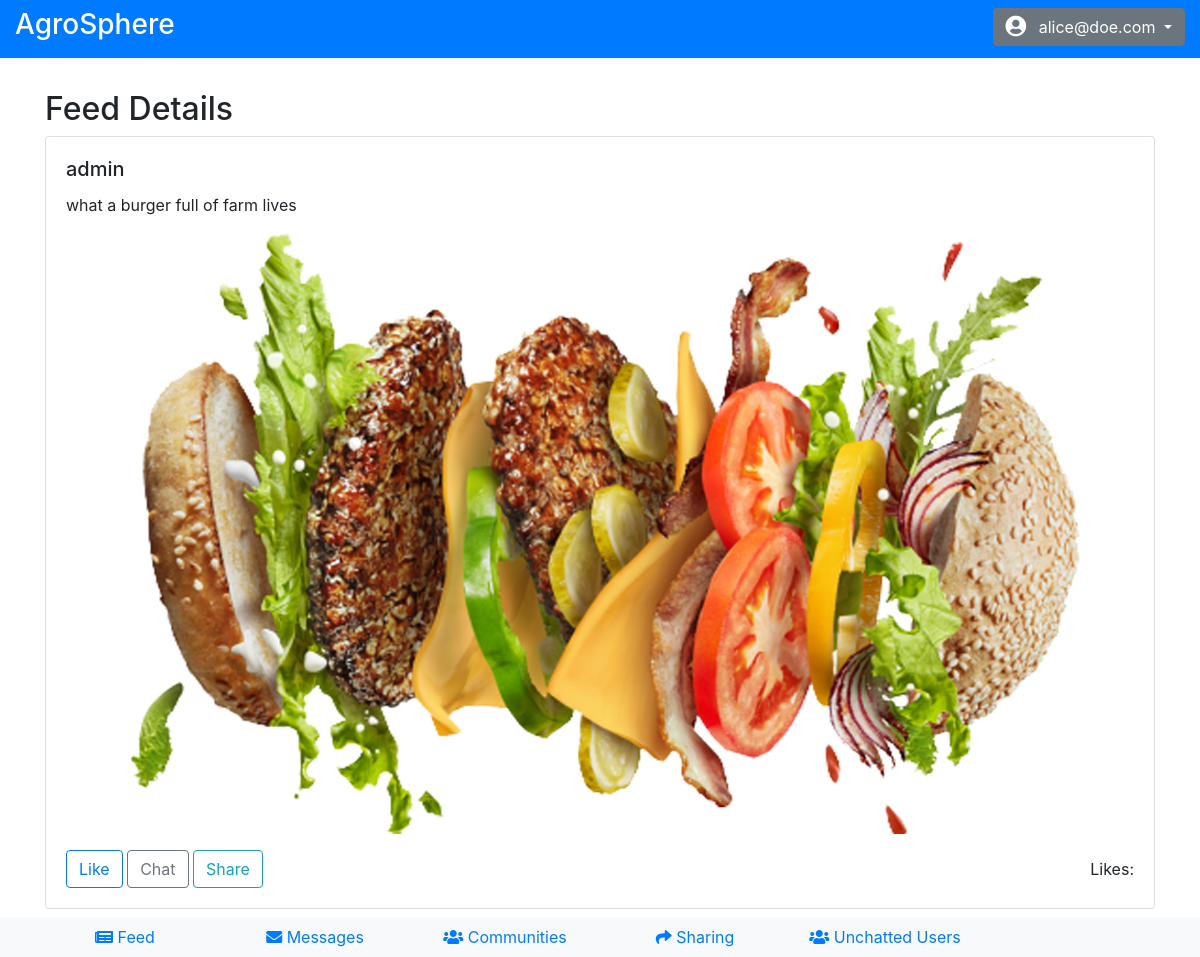
The page /newsfeed/feed-details/2/ (signed in) on the database its author committed.
### newsfeed/models.py (models this page shows, shortened)
class Post(models.Model):
    user = models.ForeignKey(User, on_delete=models.CASCADE)
    content = models.TextField()
    created_at = models.DateTimeField(auto_now_add=True)
    likes = models.ManyToManyField(User, related_name='liked_posts', blank=True)
    image = models.ImageField(upload_to='post_images/', null=True, blank=True)

### newsfeed/views.py (the view)
# urls.py: path('feed-details/<int:post_id>/', feed_details, name='feed_details'),
@login_required
def feed_details(request, post_id):
    post = get_object_or_404(Post, id=post_id)
    return render(request, 'newsfeed/feed_details.html', {'post': post})

### templates/newsfeed/feed_details.html (shortened to what this page needs)
{% extends 'base.html' %}
{% load static %}
{% block content %}
  <div class="container mt-3">
    <h2>Feed Details</h2>
    <div class="card">
      <div class="card-body">
        <h5 class="card-title">{{ post.user.username }}</h5>
        <p class="card-text">{{ post.content|safe }}</p>
        {% if post.image %}
          <img src="{{ post.image.url }}" alt="Post Image" class="img-fluid">
        {% endif %}
        <div class="d-flex justify-content-between align-items-center mt-3">
          <div class="reaction-buttons">
            <button type="button" class="btn btn-outline-primary like-button" data-post-id="{{ post.id }}">
              {% if request.user in post.liked_by.all %}
                Unlike
              {% else %}
                Like
              {% endif %}
            </button>
            <a href="{% url 'private_chat' recipient_id=post.user.id %}" class="btn btn-outline-secondary">Chat</a>
            <button type="button" class="btn btn-outline-info share-button" data-post-id="{{ post.id }}">
              Share
            </button>
          </div>
          <p class="card-text">Likes: </p>
        </div>
      </div>
    </div>
  </div>
{% endblock %}

### templates/base.html (shortened to what this page needs)
<!DOCTYPE html>
{% load static %}
<html lang="en">
<head>
    <link rel="stylesheet" href="https://cdn.jsdelivr.net/npm/bootstrap@4.6.2/dist/css/bootstrap.min.css">
    <link rel="stylesheet" href="https://cdnjs.cloudflare.com/ajax/libs/font-awesome/5.15.1/css/all.min.css">
</head>
<body>
<div class="container-fluid">
    <div class="row bg-primary text-white py-2">
        <div class="col-md-6">
            <h3>{% block page_title %}AgroSphere{% endblock %}</h3>
        </div>
        <div class="col-md-6 text-right">
            {% if user.is_authenticated %}
                <div class="btn-group">
                    <button class="btn btn-secondary dropdown-toggle" type="button" id="profileDropdown" data-toggle="dropdown" aria-haspopup="true" aria-expanded="false">
                        <i class="fas fa-user-circle fa-lg mr-2"></i> {{ user.username }}
                    </button>
                </div>
            {% else %}
                <a class="btn btn-secondary" href="{% url 'login' %}">Login</a>
                <a class="btn btn-secondary ml-2" href="{% url 'signup' %}">Signup</a>
            {% endif %}
        </div>
    </div>
    <div class="row mt-3">
        <div class="col-md-12">
            {% block content %}{% endblock %}
        </div>
    </div><br><br>
</div>
<div class="fixed-bottom bg-light py-2">
    <div class="container">
        <div class="row">
            <div class="col-2 text-center">
                <a href="{% url 'feed' %}" class="d-none d-md-block">
                    <i class="fas fa-newspaper"></i> Feed
                </a>
            </div>
            <div class="col-2 text-center">
                <a href="{% url 'messages' %}" class="d-none d-md-block">
                    <i class="fas fa-envelope"></i> Messages
                </a>
            </div>
            <div class="col-2 text-center">
                <a href="{% url 'communities' %}" class="d-none d-md-block">
                    <i class="fas fa-users"></i> Communities
                </a>
            </div>
            <div class="col-2 text-center">
                <a href="{% url 'shared_items' %}" class="d-none d-md-block">
                    <i class="fas fa-share"></i> Sharing
                </a>
            </div>
            <div class="col-2 text-center">
                <a href="{% url 'unchatted_users' %}" class="d-none d-md-block">
                    <i class="fas fa-users"></i> Unchatted Users
                </a>
            </div>
        </div>
    </div>
</div>
</body>
</html>

### rows shown on the page
Post: user.username "admin", content "what a burger full of farm lives", image (picture)

### other values the page prints
{{ user.username }} "alice@doe.com"
